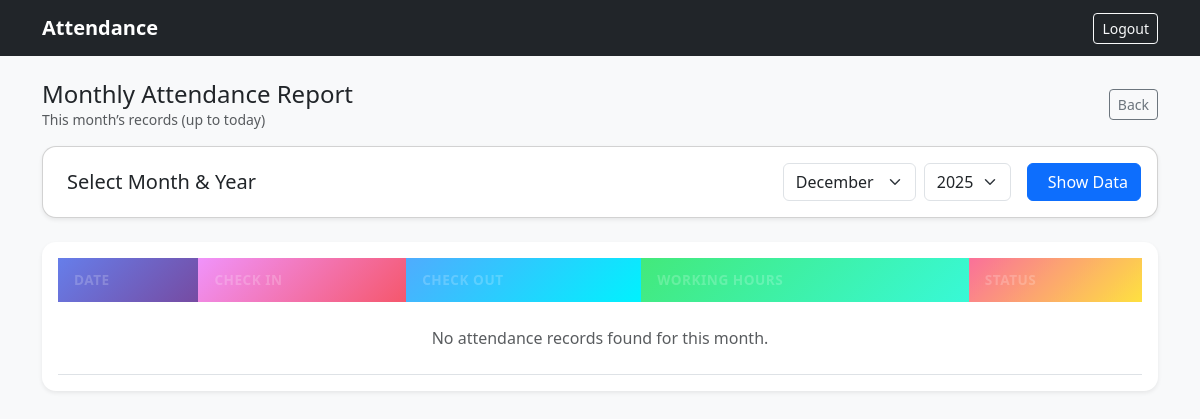
/monthly-report/ (signed in), run on an earlier commit of the app's database.
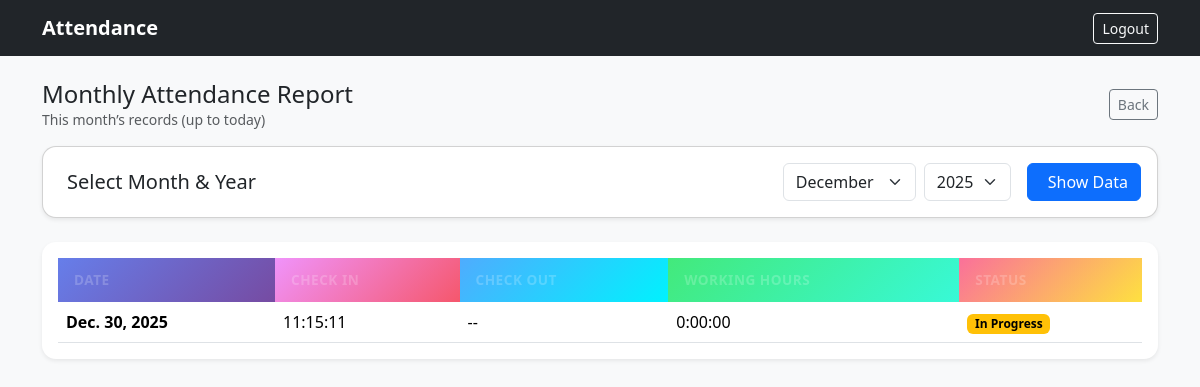
And on a later commit of the database.
### attendance/models.py (models this page shows, shortened)
class Attendance(models.Model):
    employee = models.ForeignKey(
        Employee,
        on_delete=models.CASCADE,
        related_name="attendances"
    )
    date = models.DateField()
    check_in = models.DateTimeField()
    check_out = models.DateTimeField(null=True, blank=True)
    class Meta:
        unique_together = ("employee", "date")
        ordering = ["-date"]
    def session_duration(self):
        if self.check_in and self.check_out:
            return self.check_out - self.check_in
        return timedelta(0)
    def break_total_duration(self):
        total = timedelta(0)
        for br in self.breaks.all():
            if br.break_in and br.break_out:
                total += (br.break_out - br.break_in)
        return total
    def working_duration(self):
        working = self.session_duration() - self.break_total_duration()
        return max(working, timedelta(0))
    def working_hours_display(self):
        duration = self.working_duration()
        total_seconds = int(duration.total_seconds())
        h = total_seconds // 3600
        m = (total_seconds % 3600) // 60
        s = total_seconds % 60
        return f"{h}:{m:02d}:{s:02d}"

### attendance/views.py (the view)
# urls.py: path("monthly-report/", views.employee_monthly_report, name="employee_monthly_report"),
def employee_monthly_report(request):
    try:
        employee = Employee.objects.get(user=request.user)
    except Employee.DoesNotExist:
        return render(request, "employee/no_employee.html")
    if not employee.is_active:
        return render(request, "employee/no_employee.html", {
            "message": "Your employee account is inactive. Please contact administrator."
        })
    today = timezone.localdate()
    selected_month = int(request.GET.get('month', today.month))
    selected_year = int(request.GET.get('year', today.year))
    if selected_month == 12:
        month_start = date(selected_year, 12, 1)
        month_end = date(selected_year + 1, 1, 1) - timedelta(days=1)
    else:
        month_start = date(selected_year, selected_month, 1)
        month_end = date(selected_year, selected_month + 1, 1) - timedelta(days=1)
    if selected_month == today.month and selected_year == today.year:
        end_date = today
    else:
        end_date = month_end
    records = Attendance.objects.filter(
        employee=employee,
        date__gte=month_start,
        date__lte=end_date
    ).order_by("-date")
    current_year = today.year
    years = list(range(2020, current_year + 2))
    return render(
        request,
        "employee/attendance_report.html",
        {
            "records": records,
            "selected_month": selected_month,
            "selected_year": selected_year,
            "is_admin_view": False,
            "years": years,
        },
    )

### templates/employee/attendance_report.html (shortened to what this page needs)
{% extends "base.html" %}
{% block content %}
<div class="d-flex justify-content-between align-items-center mb-3">
  <div>
    <h1 class="h4 mb-0">Monthly Attendance Report</h1>
    {% if is_admin_view %}
      <div class="text-muted small">Report for {{ employee.user.first_name }} {{ employee.user.last_name }} ({{ employee.employee_id }}) - {{ month }}</div>
    {% else %}
      <div class="text-muted small">This month’s records (up to today)</div>
    {% endif %}
  </div>
  {% if is_admin_view %}
    <a class="btn btn-outline-secondary btn-sm" href="{% url 'admin_view_employees' %}">Back to Employees</a>
  {% else %}
    <a class="btn btn-outline-secondary btn-sm" href="{% url 'dashboard' %}">Back</a>
  {% endif %}
</div>
{% if not is_admin_view %}
<div class="card mb-4 shadow-sm">
  <div class="card-body">
    <div class="row align-items-center">
      <div class="col-md-6">
        <h5 class="card-title mb-0">
          Select Month & Year
        </h5>
      </div>
      <div class="col-md-6">
        <form method="get" class="d-flex gap-3 justify-content-end align-items-center">
          <div class="d-flex gap-2 align-items-center">
            <div class="form-group mb-0">
              <select name="month" class="form-select">
                <option value="12" {% if selected_month == 12 %}selected{% endif %}>December</option>
              </select>
            </div>
            <div class="form-group mb-0">
              <select name="year" class="form-select">
                {% for year in years %}
                <option value="{{ year }}" {% if selected_year == year %}selected{% endif %}>{{ year }}</option>
                {% endfor %}
              </select>
            </div>
          </div>
          <button type="submit" class="btn btn-primary">
            Show Data
          </button>
        </form>
      </div>
    </div>
  </div>
</div>
{% endif %}
<div class="card shadow-sm border-0">
  <div class="card-body">
    <div class="table-responsive">
      <table class="table table-hover align-middle mb-0">
        <thead class="monthly-report-header">
          <tr>
            <th style="background: linear-gradient(135deg, #667eea 0%, #764ba2 100%); color: white; font-weight: 600; text-transform: uppercase; letter-spacing: 0.5px; border: none;">Date</th>
            <th style="background: linear-gradient(135deg, #f093fb 0%, #f5576c 100%); color: white; font-weight: 600; text-transform: uppercase; letter-spacing: 0.5px; border: none;">Check In</th>
            <th style="background: linear-gradient(135deg, #4facfe 0%, #00f2fe 100%); color: white; font-weight: 600; text-transform: uppercase; letter-spacing: 0.5px; border: none;">Check Out</th>
            <th style="background: linear-gradient(135deg, #43e97b 0%, #38f9d7 100%); color: white; font-weight: 600; text-transform: uppercase; letter-spacing: 0.5px; border: none;">Working Hours</th>
            <th style="background: linear-gradient(135deg, #fa709a 0%, #fee140 100%); color: white; font-weight: 600; text-transform: uppercase; letter-spacing: 0.5px; border: none;">Status</th>
          </tr>
        </thead>
        <tbody>
          {% for r in records %}
            <tr>
              <td class="fw-semibold">{{ r.date }}</td>
              <td>{{ r.check_in|date:"H:i:s" }}</td>
              <td>{% if r.check_out %}{{ r.check_out|date:"H:i:s" }}{% else %}--{% endif %}</td>
              <td>{{ r.working_hours_display }}</td>
              <td>
                {% if r.check_out %}
                  <span class="badge text-bg-success">Completed</span>
                {% else %}
                  <span class="badge text-bg-warning">In Progress</span>
                {% endif %}
              </td>
            </tr>
          {% empty %}
            <tr><td colspan="5" class="text-muted text-center py-4">No attendance records found for this month.</td></tr>
          {% endfor %}
        </tbody>
      </table>
    </div>
  </div>
</div>
{% endblock %}

What changed in the data, as far as the page shows it:
added Attendance: date "Dec. 30, 2025", check_in "11:15:11", working_hours_display "0:00:00", shows "In Progress"
Also different on the page:
text no longer shown: "No attendance records found for this month."
